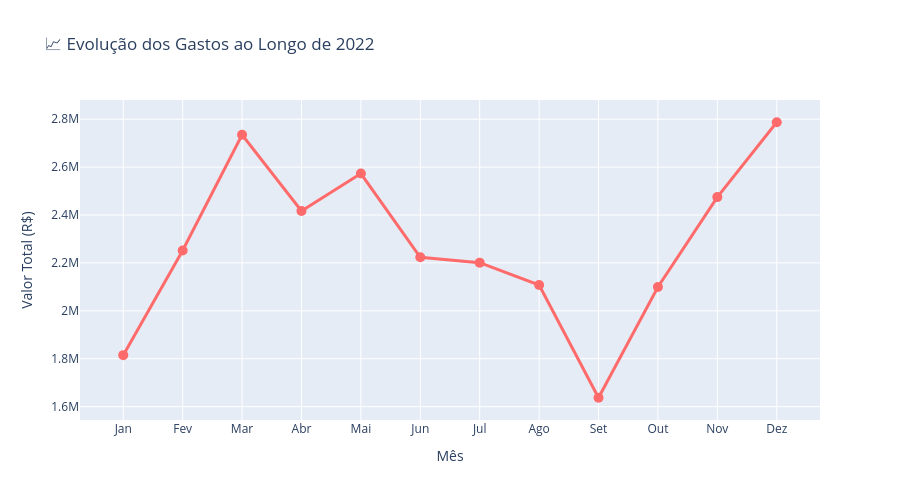

Notebook code cell kept with this figure:
### Code cell
# GRÁFICO DE LINHA - Evolução mensal
fig = go.Figure()

fig.add_trace(go.Scatter(
    x=[meses_nome[int(m)-1] for m in gastos_mes.index],
    y=gastos_mes.values,
    mode='lines+markers',
    name='Gastos',
    line=dict(color='#FF6B6B', width=3),
    marker=dict(size=10)
))

fig.update_layout(
    title='📈 Evolução dos Gastos ao Longo de 2022',
    xaxis_title='Mês',
    yaxis_title='Valor Total (R$)',
    hovermode='x unified',
    height=500
)

fig.show()

print("\n💡 Passe o mouse sobre os pontos para ver os valores!")

### Figure 1 — Plotly figure (JSON) as saved in the notebook; plotly's stock layout.template omitted (floating-point values rounded to 4 significant figures)
{"data": [{"line": {"color": "#FF6B6B", "width": 3}, "marker": {"size": 10}, "mode": "lines+markers", "name": "Gastos", "type": "scatter", "x": ["Jan", "Fev", "Mar", "Abr", "Mai", "Jun", "Jul", "Ago", "Set", "Out", "Nov", "Dez"], "y": [1815000.0, 2252000.0, 2735000.0, 2417000.0, 2573000.0, 2223000.0, 2201000.0, 2108000.0, 1637000.0, 2100000.0, 2475000.0, 2787000.0]}], "layout": {"height": 500, "hovermode": "x unified", "title": {"text": "📈 Evolução dos Gastos ao Longo de 2022"}, "xaxis": {"title": {"text": "Mês"}}, "yaxis": {"title": {"text": "Valor Total (R$)"}}}}
